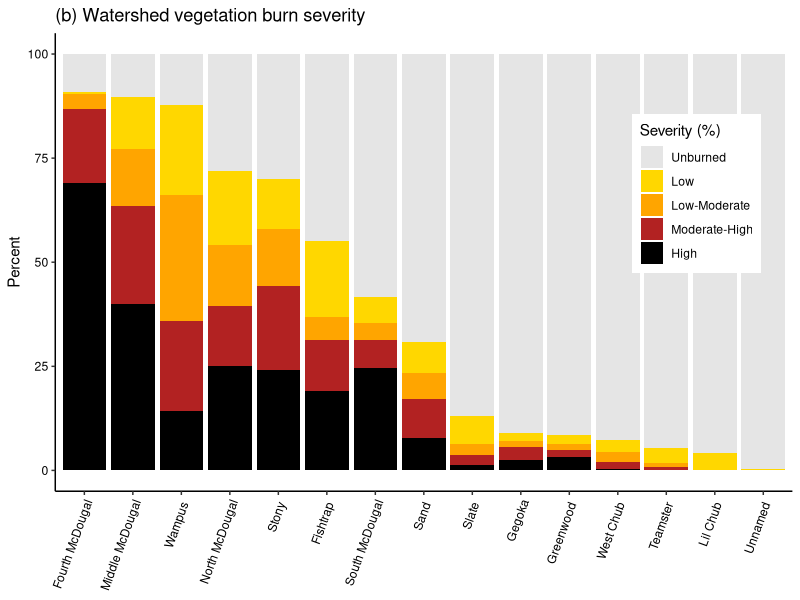
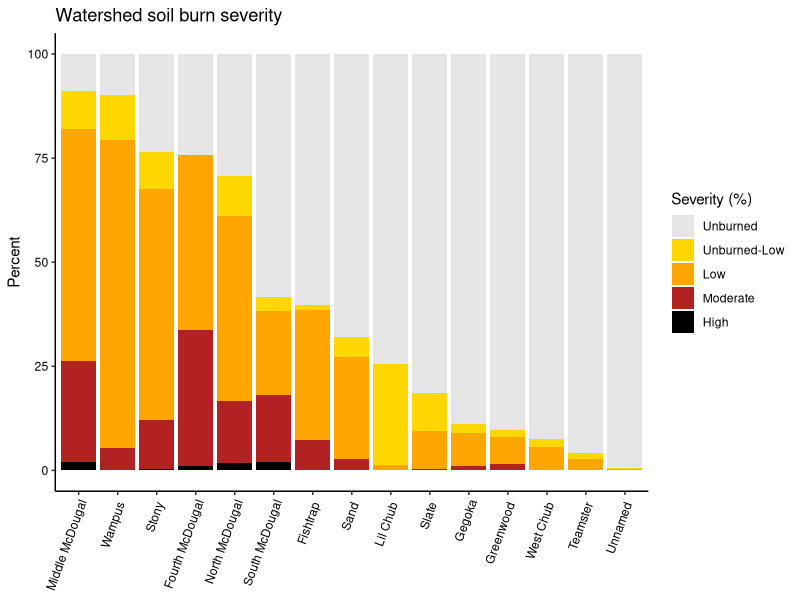
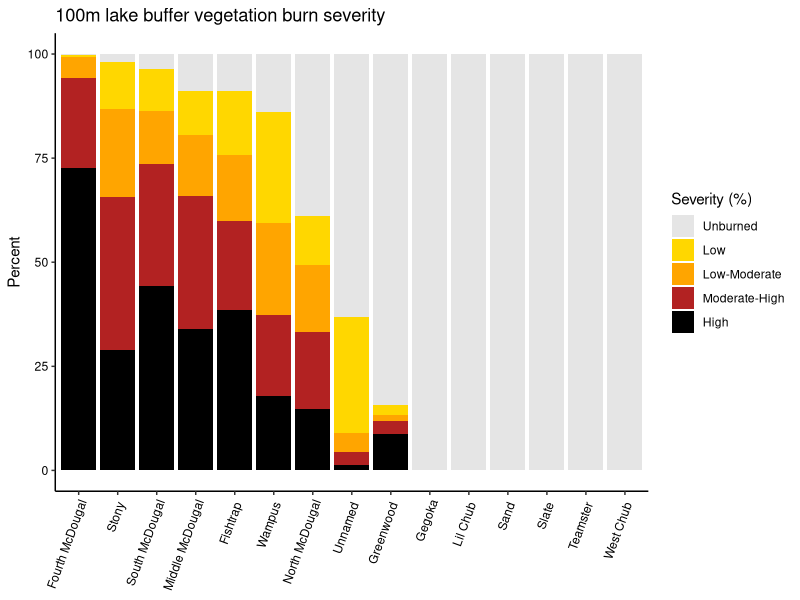
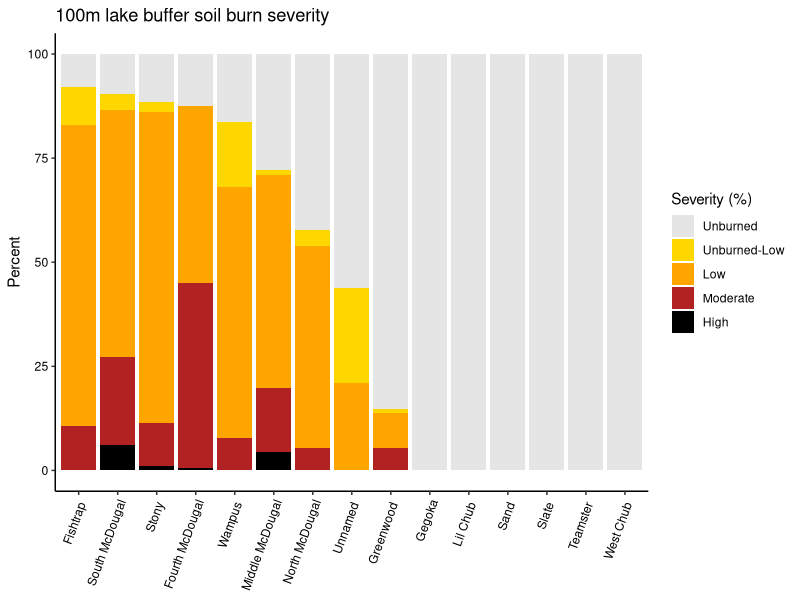

These charts were generated, in order, by the following R code:
####################### Burn severity plots by lake ###########################
# Date: 8-26-22
# updated: 3-8-23; change plot title to lowercase b
# Author: Ian McCullough, immccull@gmail.com
###############################################################################

#### R libraries ####
library(ggplot2)
library(reshape2)
library(dplyr)
library(tidyr)

#### Input data ####
setwd("C:/Users/immcc/Documents/SplashNBurn")

waterquality <- read.csv("Data/WaterQuality/combined_lab_field_may_sep.csv")
ws_burn_severity <- read.csv("Data/BurnSeverity/Ian_calculations/burned_ws_vbs_pct.csv")
ws_soilburn_severity <- read.csv("Data/BurnSeverity/Ian_calculations/burned_ws_sbs_pct.csv")
buffer_burn_severity <- read.csv("Data/BurnSeverity/Ian_calculations/burned_buff100m_vbs_pct.csv")
buffer_soilburn_severity <- read.csv("Data/BurnSeverity/Ian_calculations/burned_buff100m_sbs_pct.csv")

#### Main program ####
# how correlated are % ws burn variables? Seem to be highly so
ws_burn_severity_pct <- ws_burn_severity[,c(1, 12:17)]
ws_burn_severity_pct$total_ws_burn_pct <- rowSums(ws_burn_severity_pct[,c(2:7)])
cor(ws_burn_severity_pct, method='pearson', use='pairwise.complete.obs')
cor(ws_burn_severity_pct, method='spearman', use='pairwise.complete.obs')

# calculate unburned pct
#ws_burn_severity_pct$unburned_pct <- 100-ws_burn_severity_pct$total_ws_burn_pct
# if any slight rounding errors result in negative burned area
#ws_burn_severity_pct$unburned_pct <- ifelse(ws_burn_severity_pct$unburned_pct < 0, 0, ws_burn_severity_pct$unburned_pct)

## prepare for plot
# get names + lagoslakeids only
lakenamesids <- waterquality[,c('lagoslakeid','Site','Type')]
lakenamesids <- subset(lakenamesids, Type=='Burned')
lakenamesids <- lakenamesids[!duplicated(lakenamesids), ]
lakenamesids <- lakenamesids[,c(1:2)]

ws_burn_severity_pct <- merge(ws_burn_severity_pct, lakenamesids, by='lagoslakeid')
# ERL category is so small...just lump in with unburned
ws_burn_severity_pct$Unburned_pct <- ws_burn_severity_pct$Unburned_pct + ws_burn_severity_pct$ERL_pct
ws_burn_severity_pct_melted <- reshape2::melt(ws_burn_severity_pct[,c(3:7,9)], 
      id.var='Site', variable.name='Severity', value.name='Percent')

ws_burn_severity_pct_melted$Severity <- factor(ws_burn_severity_pct_melted$Severity, levels=c('Unburned_pct','Low_pct',
                                                          'ModerateLow_pct','ModerateHigh_pct','High_pct'))

# get rid of word 'Lake' to make labels smaller
ws_burn_severity_pct_melted$Lake <- gsub(paste('Lake',collapse='|'),"",ws_burn_severity_pct_melted$Site)
ws_burn_severity_pct_melted$LakeFac <- as.factor(ws_burn_severity_pct_melted$Lake)
ws_burn_severity_pct_melted$LakeFac <- factor(ws_burn_severity_pct_melted$Lake, levels=c("Fourth McDougal","Middle McDougal","Wampus ","North McDougal",
                                                             "Stony ","Fishtrap ","South McDougal","Sand ","Slate "," Gegoka",
                                                             "Greenwood ","West Chub ","Teamster ","Lil Chub ","Unnamed "))

jpeg('Figures/BurnSeverity_byLake.jpeg',width = 7,height = 5,units = 'in',res=600)
ggplot(ws_burn_severity_pct_melted, aes(fill=Severity, y=Percent, x=LakeFac)) + 
  geom_bar(position="stack", stat="identity")+
  theme_classic()+
  theme(axis.text.x=element_text(angle=70, vjust=1, hjust=1, color='black'),
        axis.text.y=element_text(color='black'),
        axis.title.x.bottom=element_blank(),
        legend.position=c(0.87,0.65))+
  scale_fill_manual(values=c('gray90','gold','orange','firebrick','black'), 
                    labels=c('Unburned','Low','Low-Moderate','Moderate-High','High'),
                    'Severity (%)')+
  ggtitle('(b) Watershed vegetation burn severity')
dev.off()

### watershed soil burn severity ###
# how correlated are % ws soilburn variables? Seem to be highly so
ws_soilburn_severity_pct <- ws_soilburn_severity[,c(1,11:15)]
ws_soilburn_severity_pct$total_ws_soilburn_pct <- rowSums(ws_soilburn_severity_pct[,c(2:6)])
cor(ws_soilburn_severity_pct, method='pearson', use='pairwise.complete.obs')
cor(ws_soilburn_severity_pct, method='spearman', use='pairwise.complete.obs')

# calculate unburned pct; no longer needed
#ws_soilburn_severity_pct$unburned_pct <- 100-ws_soilburn_severity_pct$total_ws_soilburn_pct
# if any slight rounding errors result in negative soilburned area
#ws_soilburn_severity_pct$unburned_pct <- ifelse(ws_soilburn_severity_pct$unburned_pct < 0, 0, ws_soilburn_severity_pct$unburned_pct)

## prepare for plot
ws_soilburn_severity_pct <- merge(ws_soilburn_severity_pct, lakenamesids, by.x='lagoslakeid', by.y='lagoslakeid')
ws_soilburn_severity_pct_melted <- reshape2::melt(ws_soilburn_severity_pct[,c(2:6,8)], 
                                                  id.var='Site', variable.name='Severity', value.name='Percent')

ws_soilburn_severity_pct_melted$Severity <- factor(ws_soilburn_severity_pct_melted$Severity, levels=c('unburned_pct','unburned_low_pct','low_pct',
                                                                                                      'moderate_pct','high_pct'))

# get rid of word 'Lake' to make labels smaller
ws_soilburn_severity_pct_melted$Lake <- gsub(paste('Lake',collapse='|'),"",ws_soilburn_severity_pct_melted$Site)
ws_soilburn_severity_pct_melted$LakeFac <- as.factor(ws_soilburn_severity_pct_melted$Lake)
ws_soilburn_severity_pct_melted$LakeFac <- factor(ws_soilburn_severity_pct_melted$Lake, levels=c("Middle McDougal","Wampus ","Stony ", "Fourth McDougal", "North McDougal",
                                                                                                 "South McDougal","Fishtrap ", "Sand ","Lil Chub ", "Slate ",
                                                                                                 " Gegoka","Greenwood ","West Chub ", "Teamster ","Unnamed "))
jpeg('Figures/soilburnSeverity_byLake.jpeg',width = 7,height = 5,units = 'in',res=600)
ggplot(ws_soilburn_severity_pct_melted, aes(fill=Severity, y=Percent, x=LakeFac)) + 
  geom_bar(position="stack", stat="identity")+
  theme_classic()+
  theme(axis.text.x=element_text(angle=70, vjust=1, hjust=1, color='black'),
        axis.text.y=element_text(color='black'),
        axis.title.x.bottom=element_blank())+
  scale_fill_manual(values=c('gray90','gold','orange','firebrick','black'), 
                    labels=c('Unburned','Unburned-Low','Low','Moderate','High'),
                    'Severity (%)')+
  ggtitle('Watershed soil burn severity')
dev.off()

### shoreline buffers ###
## vegetation burn severity
# how correlated are % buffer burn variables? Seem to be highly so
buffer_burn_severity_pct <- buffer_burn_severity[,c(1,8:12)]
buffer_burn_severity_pct$total_buffer_burn_pct <- rowSums(buffer_burn_severity_pct[,c(2:6)], na.rm=T)
cor(buffer_burn_severity_pct, method='pearson', use='pairwise.complete.obs')
cor(buffer_burn_severity_pct, method='spearman', use='pairwise.complete.obs')

# calculate unburned pct
#buffer_burn_severity_pct$unburned_pct <- 100-buffer_burn_severity_pct$total_buffer_burn_pct
# if any slight rounding errors result in negative burned area
#buffer_burn_severity_pct$unburned_pct <- ifelse(buffer_burn_severity_pct$unburned_pct < 0, 0, buffer_burn_severity_pct$unburned_pct)

## prepare for plot
buffer_burn_severity_pct <- merge(buffer_burn_severity_pct, lakenamesids, by.x='lagoslakeid', by.y='lagoslakeid')
buffer_burn_severity_pct <- tidyr::replace_na(buffer_burn_severity_pct, list(Unburned_pct=100)) #replace Unburned NAs as 100 (i.e., everything not captured assumed to be unburned)
buffer_burn_severity_pct_melted <- reshape2::melt(buffer_burn_severity_pct[,c(2:6,8)], 
                                                  id.var='Site', variable.name='Severity', value.name='Percent')

buffer_burn_severity_pct_melted$Severity <- factor(buffer_burn_severity_pct_melted$Severity, levels=c('Unburned_pct','Low_pct',
                                                                                                      'ModerateLow_pct','ModerateHigh_pct','High_pct'))

# get rid of word 'Lake' to make labels smaller
buffer_burn_severity_pct_melted$Lake <- gsub(paste('Lake',collapse='|'),"",buffer_burn_severity_pct_melted$Site)
buffer_burn_severity_pct_melted$LakeFac <- as.factor(buffer_burn_severity_pct_melted$Lake)
buffer_burn_severity_pct_melted$LakeFac <- factor(buffer_burn_severity_pct_melted$Lake, levels=c("Fourth McDougal","Stony ", "South McDougal", "Middle McDougal", "Fishtrap ",
                                                                                                 "Wampus ", "North McDougal", "Unnamed ","Greenwood ", " Gegoka",
                                                                                                 "Lil Chub ","Sand ","Slate ", "Teamster ", "West Chub "))

jpeg('Figures/BurnSeverity_buffer_byLake.jpeg',width = 7,height = 5,units = 'in',res=600)
ggplot(buffer_burn_severity_pct_melted, aes(fill=Severity, y=Percent, x=LakeFac)) + 
  geom_bar(position="stack", stat="identity")+
  theme_classic()+
  theme(axis.text.x=element_text(angle=70, vjust=1, hjust=1, color='black'),
        axis.text.y=element_text(color='black'),
        axis.title.x.bottom = element_blank())+
  scale_fill_manual(values=c('gray90','gold','orange','firebrick','black'), 
                    labels=c('Unburned','Low','Low-Moderate','Moderate-High','High'),
                    'Severity (%)')+
  ggtitle('100m lake buffer vegetation burn severity')
dev.off()

## soil burn severity 100m buffer
# how correlated are % buffer soilburn variables? Seem to be highly so
buffer_soilburn_severity_pct <- buffer_soilburn_severity[,c(1,8:12)]
buffer_soilburn_severity_pct$total_buffer_soilburn_pct <- rowSums(buffer_soilburn_severity_pct[,c(2:6)])
cor(buffer_soilburn_severity_pct, method='pearson', use='pairwise.complete.obs')
cor(buffer_soilburn_severity_pct, method='spearman', use='pairwise.complete.obs')

# calculate unburned pct; no longer needed
#buffer_soilburn_severity_pct$unburned_pct <- 100-buffer_soilburn_severity_pct$total_buffer_soilburn_pct
# if any slight rounding errors result in negative soilburned area
#buffer_soilburn_severity_pct$unburned_pct <- ifelse(buffer_soilburn_severity_pct$unburned_pct < 0, 0, buffer_soilburn_severity_pct$unburned_pct)

## prepare for plot
buffer_soilburn_severity_pct <- merge(buffer_soilburn_severity_pct, lakenamesids, by.x='lagoslakeid', by.y='lagoslakeid')
buffer_soilburn_severity_pct_melted <- reshape2::melt(buffer_soilburn_severity_pct[,c(2:6,8)], 
                                                      id.var='Site', variable.name='Severity', value.name='Percent')

buffer_soilburn_severity_pct_melted$Severity <- factor(buffer_soilburn_severity_pct_melted$Severity, levels=c('unburned_pct','unburned_low_pct','low_pct',
                                                                                                              'moderate_pct','high_pct'))

# get rid of word 'Lake' to make labels smaller
buffer_soilburn_severity_pct_melted$Lake <- gsub(paste('Lake',collapse='|'),"",buffer_soilburn_severity_pct_melted$Site)
buffer_soilburn_severity_pct_melted$LakeFac <- as.factor(buffer_soilburn_severity_pct_melted$Lake)
buffer_soilburn_severity_pct_melted$LakeFac <- factor(buffer_soilburn_severity_pct_melted$Lake, levels=c("Fishtrap ","South McDougal", "Stony ", "Fourth McDougal", "Wampus ",
                                                                                                         "Middle McDougal","North McDougal", "Unnamed ","Greenwood ", " Gegoka",
                                                                                                         "Lil Chub ","Sand ","Slate ", "Teamster ", "West Chub "))

jpeg('Figures/soilburnSeverity_buffer_byLake.jpeg',width = 7,height = 5,units = 'in',res=600)
ggplot(buffer_soilburn_severity_pct_melted, aes(fill=Severity, y=Percent, x=LakeFac)) + 
  geom_bar(position="stack", stat="identity")+
  theme_classic()+
  theme(axis.text.x=element_text(angle=70, vjust=1, hjust=1, color='black'),
        axis.text.y=element_text(color='black'),
        axis.title.x.bottom = element_blank())+
  scale_fill_manual(values=c('gray90','gold','orange','firebrick','black'), 
                    labels=c('Unburned','Unburned-Low','Low','Moderate','High'),
                    'Severity (%)')+
  ggtitle('100m lake buffer soil burn severity')
dev.off()


### how correlated are vegetation and soil burn severity? ###
# for now, analyzing watershed only (more data points)
# veg_soil_severity <- merge(ws_burn_severity_pct, ws_soilburn_severity_pct, by='lagoslakeid')[,c(1:13)]
# names(veg_soil_severity) <- c('lagoslakeid','veg_low_severity_pct','veg_moderate_low_severity_pct','veg_moderate_high_severity_pct',
#                              'veg_high_severity_pct','veg_total_ws_burn_pct','veg_unburned_pct','Site',
#                              'soil_low_severity_pct','soil_moderate_severity_pct','soil_high_severity_pct','soil_total_ws_burn_pct','soil_unburned_pct')
# cor(veg_soil_severity[,c(2:7,9:13)], method='pearson', use='pairwise.complete.obs')
